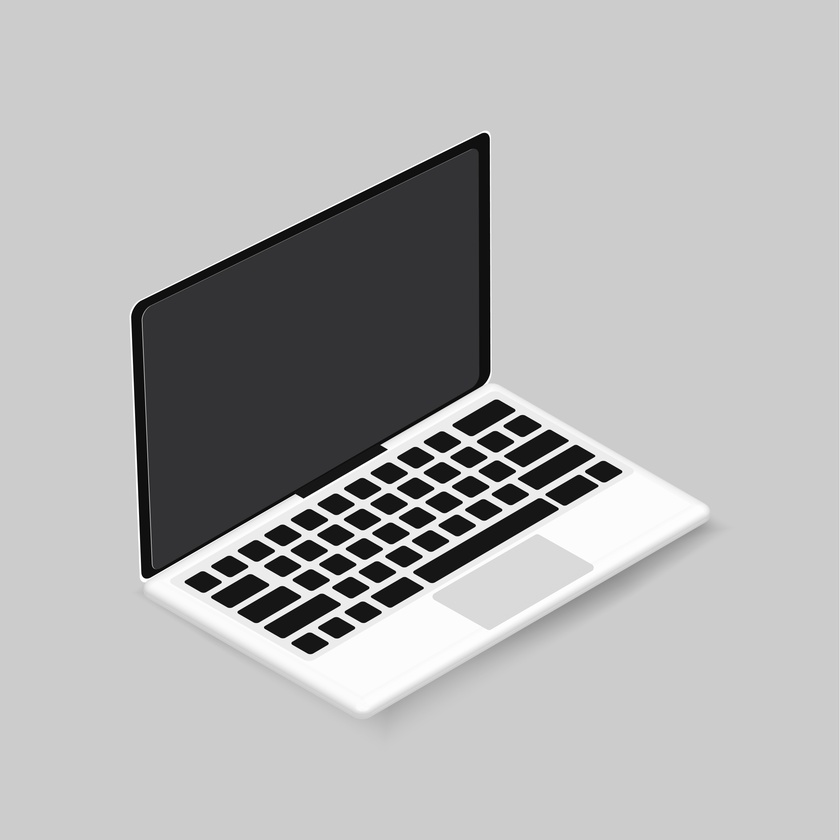
#> input picture AffinieTransformation/laptop_black.jpg, 840 x 840 px, shrunk from 4676 x 4675 before the run
$ jupyter execute --allow-errors 'affine transformation.ipynb'
#> lines starting #> are read from the running program, lines starting #| are printed output that depends on the picture; after the words box and inside, x2 and y2 are one past the last pixel; in counts of white or black regions, pixels touching at a corner belong together
### src/dataset.py
import os
import cv2
import numpy as np
import sys
sys.path.append('../')
from src.landmarks import Landmarks

def read_folder(path, images = 'images', labels = False, landmarks = False, n = None, RGB = False):
    items_paths = list(item.path for item in os.scandir(f'{path}/{images}'))
    images = {}
    if n is None:
        n = len(items_paths)
    for i in range(n):
        filename = os.path.basename(os.path.splitext(items_paths[i])[0])
        if RGB:
            img = cv2.cvtColor(cv2.imread(items_paths[i]), cv2.COLOR_BGR2RGB)
        else:
            img = cv2.imread(items_paths[i])
        images[filename] = {'img': img}
    if labels != False:
        for key in images:
            images[key]['labels'] = cv2.imread(f'{path}/{labels}/{key}.png')
    if landmarks != False:
        for key in images:
            with open(f'{path}/{landmarks}/{key}.txt') as f:
                landmark = [line.replace('\n', '').split(' ') for line in f][1:]
            images[key]['landmarks'] = Landmarks(np.array(landmark).astype(float))
    return images

### src/visualization.py
import matplotlib.pyplot as plt
from scipy.stats import pearsonr

def plot_img(image, ax = plt, title = None, alpha = 1, cmap=None):
    if type(cmap) == str:
        ax.imshow(image, alpha = alpha, cmap = cmap)
    else:
        ax.imshow(image, alpha = alpha)
    ax.axis('off')
    if title is not None:
        if ax == plt:
            plt.title(title)
        else:
            ax.set_title(title)


# [29 lines left out: functions plot_landmarks_color, plot_corr, plot_hist_with_component, not called in this run]

### AffinieTransformation/affine transformation.ipynb
[cell 1]
import cv2
import numpy as np
import matplotlib.pyplot as plt

[cell 2]
# read RGB image
img = cv2.cvtColor(cv2.imread('laptop_black.jpg'), cv2.COLOR_BGR2RGB)

# plot image
plt.imshow(img)
plt.axis('off')

[cell 3]
# Definie source triangle
A = [int(img.shape[1]/3), int(img.shape[0]/4)]
#> A = [280, 210]
B = [int(img.shape[1]*3/4), int(img.shape[0]/2)]
#> B = [630, 420]
C = [int(img.shape[1]/2), int(img.shape[0]/4*3)]
#> C = [420, 630]
src_anotation_label = ['A', 'B', 'C']
src_triangle = np.array([A, B, C])
#> src_triangle = [[280, 210], [630, 420], [420, 630]]

[cell 4]
def plot_triangle_with_labels(img, triangle, anotation_label, fill = True, ax = plt):

    # plot image
#> called with triangle = array of shape (3, 2), fill = True
    ax.imshow(img)

    # fill triangle
    if fill:
        ax.fill_between(np.concatenate((triangle[:,0], [triangle[:,0][0]])),
                         np.concatenate((triangle[:,1], [triangle[:,1][0]])), alpha = 0.5)

    # annotate triangle
    ax.scatter(triangle[:,0], triangle[:,1], color = 'tab:orange' )
    for i, txt in enumerate(anotation_label):
        ax.annotate(txt, (triangle[:,0][i], triangle[:,1][i]), bbox=dict(boxstyle='circle, pad=0.2', fc='white', alpha=0.7),)
    ax.axis('off')

[cell 5]
# plot source triangle
plot_triangle_with_labels(img, src_triangle, src_anotation_label)

[cell 6]
# Definie destination triangle
A_prim = [0, int(img.shape[0]/2)]
#> A_prim = [0, 420]
B_prim = [int(img.shape[1]*4/5), int(img.shape[0]/3)]
#> B_prim = [672, 280]
C_prim = [int(img.shape[1]/2), int(img.shape[0]*4/5)]
dst_anotation_label = ["A'", "B'","C'",]
dst_triangle = np.array([A_prim, B_prim, C_prim])

[cell 7]
# plot destination triangle
plot_triangle_with_labels(img, dst_triangle, dst_anotation_label)

[cell 8]
# Find the minimal up-right bounding rectangle for definted triangle
bounding_source_rectangle = cv2.boundingRect(np.float32([src_triangle]))

[cell 9]
bounding_source_rectangle

[cell 10]
# Find image bounded by bounding_rectangle
img_bounded_by_source_rectangle = img[bounding_source_rectangle[1]:bounding_source_rectangle[1] + bounding_source_rectangle[3],
                   bounding_source_rectangle[0]:bounding_source_rectangle[0] + bounding_source_rectangle[2]]
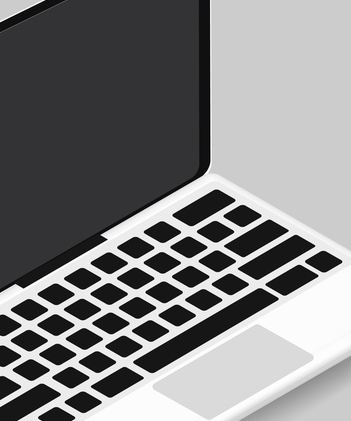
#> img_bounded_by_source_rectangle: shape (421, 351, 3); mean R, G, B 128.8, 128.8, 129.4

[cell 11]
# Because we will consider only bounding_rectangle possition, let's change triangle corridanates
src_triangle_in_bounding_rectangle = []
for i in range(0, 3):
    src_triangle_in_bounding_rectangle.append(((src_triangle[i][0] - bounding_source_rectangle[0]),
                                               (src_triangle[i][1] - bounding_source_rectangle[1])))

[cell 12]
# plot bounded image with source triangle
plot_triangle_with_labels(img_bounded_by_source_rectangle, np.array(src_triangle_in_bounding_rectangle), src_anotation_label)

[cell 13]
# create RGB mask of maxium size of bounding_rectangle.
src_mask = np.zeros((bounding_source_rectangle[3], bounding_source_rectangle[2], 3), dtype = np.float32)

# Fill triangle in mask
cv2.fillConvexPoly(src_mask, np.int32(src_triangle_in_bounding_rectangle), (1, 1, 1));
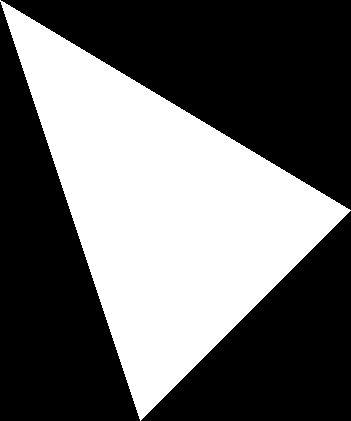
#> src_mask: shape (421, 351, 3) float32; values 0 (black) and 1 (white), 40.1% white; 1 white region, box (x1, y1, x2, y2) and area: (0, 0, 351, 421) 59291

[cell 14]
plt.imshow(src_mask)
plt.axis('off')

[cell 15]
# plot mask
bounded_triangle = (src_mask * img_bounded_by_source_rectangle).astype(int)
plot_triangle_with_labels(bounded_triangle, np.array(src_triangle_in_bounding_rectangle), src_anotation_label, fill = False)

[cell 16]
# Find bounded destination triangle

bounding_destination_rectangle = cv2.boundingRect(np.float32([dst_triangle]))
img_bounded_by_destination_rectangle = img[bounding_destination_rectangle[1]:bounding_destination_rectangle[1] + bounding_destination_rectangle[3],
                   bounding_destination_rectangle[0]:bounding_destination_rectangle[0] + bounding_destination_rectangle[2]]

dst_triangle_in_bounding_rectangle = []
for i in range(0, 3):
    dst_triangle_in_bounding_rectangle.append(((dst_triangle[i][0] - bounding_destination_rectangle[0]),
                                               (dst_triangle[i][1] - bounding_destination_rectangle[1])))

[cell 17]
# plot bounded image with destination triangle
plot_triangle_with_labels(img_bounded_by_destination_rectangle,
                          np.array(dst_triangle_in_bounding_rectangle), dst_anotation_label)

[cell 18]
# create RGB mask of maxium size of bounding_rectangle.
dst_mask = np.zeros((bounding_destination_rectangle[3], bounding_destination_rectangle[2], 3), dtype = np.float32)

# Fill triangle in mask
cv2.fillConvexPoly(dst_mask, np.int32(dst_triangle_in_bounding_rectangle), (1, 1, 1));
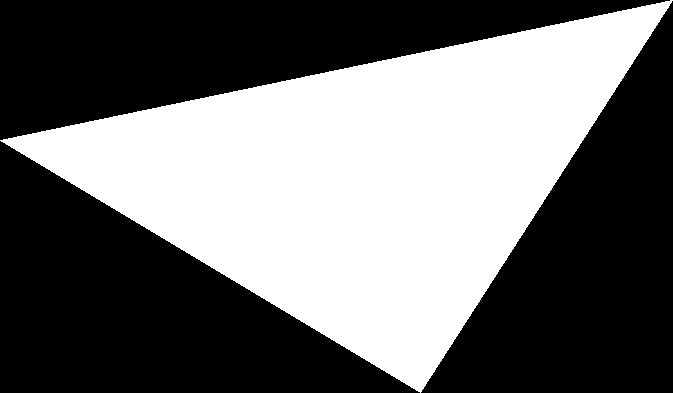
#> dst_mask: shape (393, 673, 3) float32; values 0 (black) and 1 (white), 43.4% white; 1 white region, box (x1, y1, x2, y2) and area: (0, 0, 673, 393) 114815

# plot mask
dst_bounded_triangle = (dst_mask * img_bounded_by_destination_rectangle).astype(int)
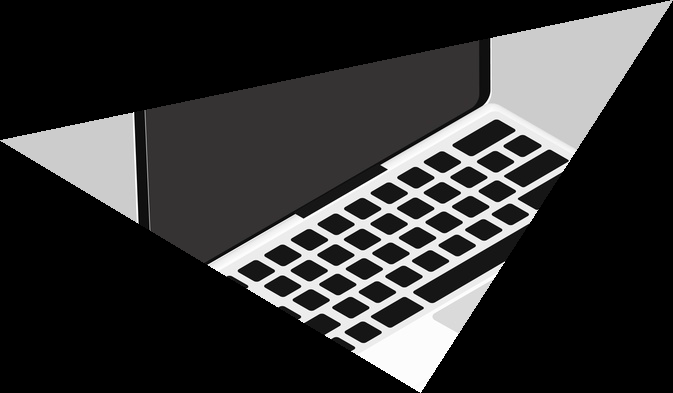
#> dst_bounded_triangle: shape (393, 673, 3) int64; mean of channels 0, 1, 2 51.1, 51.1, 51.4; drawn as B, G, R
plot_triangle_with_labels(dst_bounded_triangle, np.array(dst_triangle_in_bounding_rectangle), dst_anotation_label, fill = False)

[cell 19]
# define geometric transformation which preserves collinearity
def affine_transform(src_img, src_triangle, dst_triangle, size) :

    # find the affine transform.
#> called with size = (351, 421)
    warpMat = cv2.getAffineTransform( np.array(src_triangle).astype(np.float32), np.array(dst_triangle).astype(np.float32) )

    # apply the Affine Transform
    output_img = cv2.warpAffine( src_img, warpMat, (size[0], size[1]))

    return output_img

[cell 20]
# transform source triangle into destination triangle
warpImage_dest_to_src = affine_transform(img_bounded_by_destination_rectangle,
                                  dst_triangle_in_bounding_rectangle,
                                  src_triangle_in_bounding_rectangle,
                                  (bounding_source_rectangle[2], bounding_source_rectangle[3]))

[cell 21]
# plot transformed triangle
plot_triangle_with_labels((warpImage_dest_to_src * src_mask).astype(int),
                          np.array(src_triangle_in_bounding_rectangle),
                          src_anotation_label, fill = False)

[cell 22]
# transform destination triangle into source triangle
warpImage_src_to_dest = affine_transform(img_bounded_by_source_rectangle,
                                  src_triangle_in_bounding_rectangle,
                                  dst_triangle_in_bounding_rectangle,
                                  (bounding_destination_rectangle[2], bounding_destination_rectangle[3]))

[cell 23]
# plot transformed triangle
plot_triangle_with_labels((warpImage_src_to_dest * dst_mask).astype(int),
                          np.array(dst_triangle_in_bounding_rectangle),
                          dst_anotation_label, fill = False)

[cell 24]
# to concatenate two images, first lets copy original image to not overwrite it.
concatenated_img = img.copy()

# concatenate two images - replace source_rectangle with warpImage_dest_to_src, to replaced only triangle -- use src_mask
concatenated_img[bounding_source_rectangle[1]:bounding_source_rectangle[1] + bounding_source_rectangle[3],
                 bounding_source_rectangle[0]:bounding_source_rectangle[0] + bounding_source_rectangle[2]]  = img_bounded_by_source_rectangle * ( 1 - src_mask ) + warpImage_dest_to_src * src_mask
#> concatenated_img: shape (840, 840, 3); mean R, G, B 179.2, 179.2, 179.4

[cell 25]
# Results
# We transform A', B', C' to A, B, C
f, ax = plt.subplots(1,2)
plot_triangle_with_labels(img, dst_triangle, dst_anotation_label, ax = ax[0])
plot_triangle_with_labels(concatenated_img, src_triangle, src_anotation_label, fill = False , ax = ax[1])

[cell 26]
# sometimes we would like to overlap transformed triangle, that means
# we do not want use only created warpImage_dest_to_src, but also original original_bounded_img

# definie alpha which allows you to see both
alpha = 0.5

overlapping_img = ((1.0 - alpha) * (img_bounded_by_source_rectangle * src_mask.astype(int) ) + alpha * warpImage_dest_to_src * src_mask).astype(int)

[cell 27]
# plot overlapping img
plot_triangle_with_labels(overlapping_img,
                          np.array(src_triangle_in_bounding_rectangle),
                          src_anotation_label, fill = False , ax = plt)

[cell 28]
# of course we can transform one image to another, to do that we will definie transform_triangle funtion

def transform_triangle(img1, img2, concatenated_img, src_triangle, dst_triangle, alpha = 0.5):
    # Find the minimal up-right bounding rectangle for both triangles
    bounding_source_rectangle = cv2.boundingRect(np.float32([src_triangle]))
    bounding_destination_rectangle = cv2.boundingRect(np.float32([dst_triangle]))

    # Find image bounded by bounding_rectangle
    img_bounded_by_source_rectangle = img1[bounding_source_rectangle[1]:bounding_source_rectangle[1] + bounding_source_rectangle[3],
                   bounding_source_rectangle[0]:bounding_source_rectangle[0] + bounding_source_rectangle[2]]
    img_bounded_by_destination_rectangle = img2[bounding_destination_rectangle[1]:bounding_destination_rectangle[1] + bounding_destination_rectangle[3],
                   bounding_destination_rectangle[0]:bounding_destination_rectangle[0] + bounding_destination_rectangle[2]]


    # Because we will consider only bounded rectangles possition, let's change triangles corridanates
    src_triangle_in_bounding_rectangle = []
    dst_triangle_in_bounding_rectangle = []

    for i in range(0, 3):
        src_triangle_in_bounding_rectangle.append(((src_triangle[i][0] - bounding_source_rectangle[0]),
                                                   (src_triangle[i][1] - bounding_source_rectangle[1])))
        dst_triangle_in_bounding_rectangle.append(((dst_triangle[i][0] - bounding_destination_rectangle[0]),
                                               (dst_triangle[i][1] - bounding_destination_rectangle[1])))

    # create RGB mask of maxium size of bounding_rectangle.
    src_mask = np.zeros((bounding_source_rectangle[3], bounding_source_rectangle[2], 3), dtype = np.float32)

    # Fill triangle in mask
    cv2.fillConvexPoly(src_mask, np.int32(src_triangle_in_bounding_rectangle), (1, 1, 1));

    # define bounded triangle
    bounded_triangle = (src_mask * img_bounded_by_source_rectangle).astype(int)

    # transform source triangle into destination triangle
    warpImage_dest_to_src = affine_transform(img_bounded_by_destination_rectangle,
                                  dst_triangle_in_bounding_rectangle,
                                  src_triangle_in_bounding_rectangle,
                                  (bounding_source_rectangle[2], bounding_source_rectangle[3]))

    # create overlapping img
    overlapping_img = ((1.0 - alpha) * (img_bounded_by_source_rectangle ) + alpha * warpImage_dest_to_src).astype(int)

    # concatenate two images - replace source_rectangle with warpImage_dest_to_src, to replaced only triangle -- use src_mask
    concatenated_img[bounding_source_rectangle[1]:bounding_source_rectangle[1] + bounding_source_rectangle[3],
                     bounding_source_rectangle[0]:bounding_source_rectangle[0] + bounding_source_rectangle[2]]  = img_bounded_by_source_rectangle * ( 1 - src_mask ) + overlapping_img * src_mask

    return concatenated_img, warpImage_dest_to_src

[cell 29]
img1 = cv2.cvtColor(cv2.imread('laptop_black.jpg'), cv2.COLOR_BGR2RGB)
img2 = cv2.cvtColor(cv2.imread('laptop_pink.jpg'), cv2.COLOR_BGR2RGB)
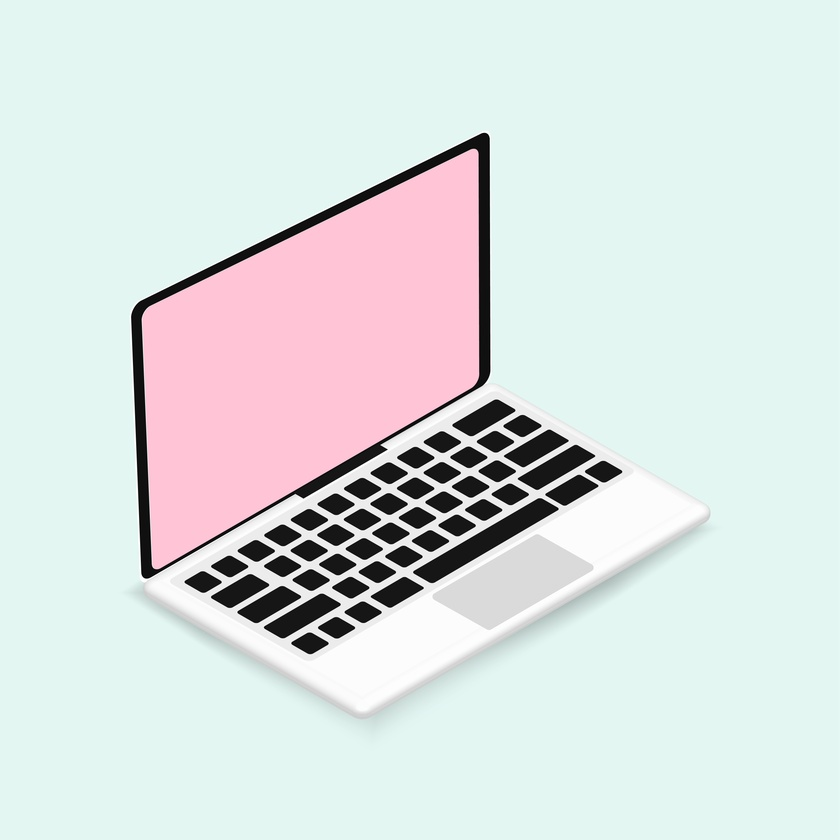
#> input picture AffinieTransformation/laptop_pink.jpg, 840 x 840 px, shrunk from 4676 x 4675 before the run

[cell 30]
# Definie source triangle
A = [int(img.shape[1]/3), int(img.shape[0]/4)]
B = [int(img.shape[1]*3/4), int(img.shape[0]/2)]
C = [int(img.shape[1]/2), int(img.shape[0]/4*3)]
src_anotation_label = ['A', 'B', 'C']
src_triangle = np.array([A, B, C])

[cell 31]
# Definie destination triangle
A_prim = [0, int(img.shape[0]/2)]
B_prim = [int(img.shape[1]*4/5), int(img.shape[0]/3)]
C_prim = [int(img.shape[1]/2), int(img.shape[0]*4/5)]
dst_anotation_label = ["A'", "B'","C'",]
dst_triangle = np.array([A_prim, B_prim, C_prim])

[cell 32]
concatenated_img, warpImage_dest_to_src = transform_triangle(img1, img2, img1.copy(), src_triangle, dst_triangle, alpha = 0.5)
#> in transform_triangle, `img_bounded_by_destination_rectangle = img2[bounding_destination_recta..`:
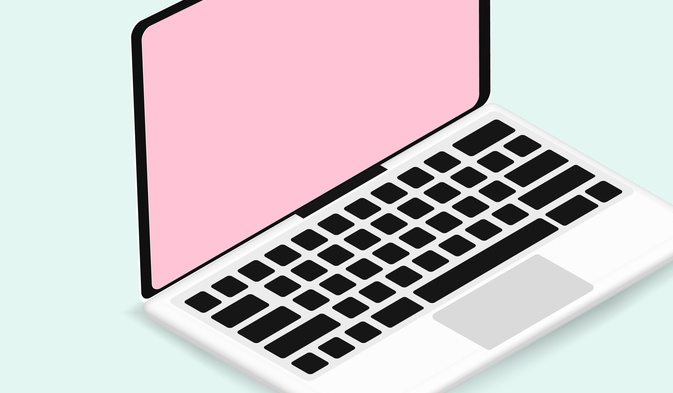
#> img_bounded_by_destination_rectangle: shape (393, 673, 3); mean R, G, B 207.4, 200.1, 203
#> call 3 of affine_transform, with size = (351, 421)
#> in affine_transform (call 3), `output_img = cv2.warpAffine( src_img, warpMat, (size[0], size[1]))`:
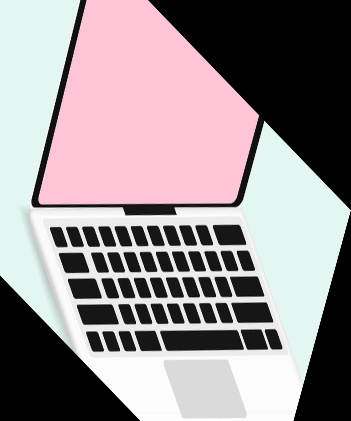
#> output_img: shape (421, 351, 3); mean R, G, B 151.9, 142.7, 145.8
#> in transform_triangle, `overlapping_img = ((1.0 - alpha) * (img_bounded_by_source_rectangle ) ..`:
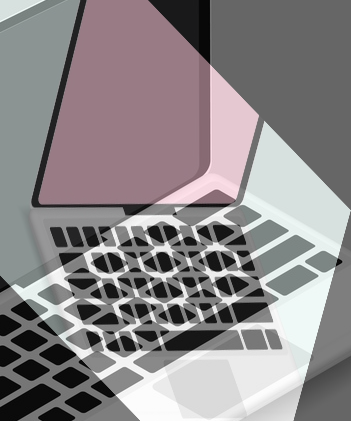
#> overlapping_img: shape (421, 351, 3) int64; mean R, G, B 140.2, 135.5, 137.4

[cell 33]
# We transform A', B', C' (img2) to A, B, C (img1)
f, ax = plt.subplots(1,3)
plot_triangle_with_labels(img1, src_triangle, src_anotation_label, ax = ax[0])
plot_triangle_with_labels(img2, dst_triangle, dst_anotation_label, ax = ax[1])
plot_triangle_with_labels(concatenated_img, src_triangle, src_anotation_label, fill = False, ax = ax[2])
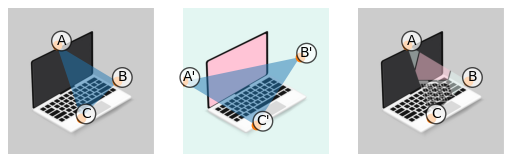
#> figure drawn by matplotlib, 3 panels

# lET'S CHECK HOW AFFINE TRANSFORMATION WORKS ON laPa DATASET :)

[cell 34]
# import nessesary library

[cell 35]
import sys
sys.path.append('../')
from src.dataset import read_folder
from src.visualization import plot_img

[cell 36]
from ipynb.fs.full.triangulation import plot_landmarks_triplot
#

[cell 37]
# reload example images

[cell 38]
# define Path
PATH = '../LaPa/examples'

#> (a cell that did not finish here is left out)


[cell 40]
# Let's import example a mesh composed of triangles (it has been created in ../Triangulation/triangulation.ipynb)
import pickle as pkl
with open('../Triangulation/symmetrical_traingles.pkl','rb') as f:
#> (reads Triangulation/symmetrical_traingles.pkl from the repository)
    symmetrical_traingles = pkl.load(f)

[cell 41]
# let's choose two images
first_example_img = '7062399801_2' # first image is a base
second_example_img =  '7797532000_0' # second image presents person which will be transform into first person

#> (a cell that did not finish here is left out)

[cell 43]
# transform [29,  80,  63] triangle from img2 to img1 with alpha = 1
concatenated_img, warpImage_dest_to_src = transform_triangle(img1, img2, img1.copy(), src_triangle, dst_triangle, alpha = 1)
#> call 2 of transform_triangle, with src_triangle = array of shape (3, 2), dst_triangle = array of shape (3, 2), alpha = 1
#> in transform_triangle (call 2), `concatenated_img[bounding_source_rectangle[1]:bounding_source_rectangl..`:
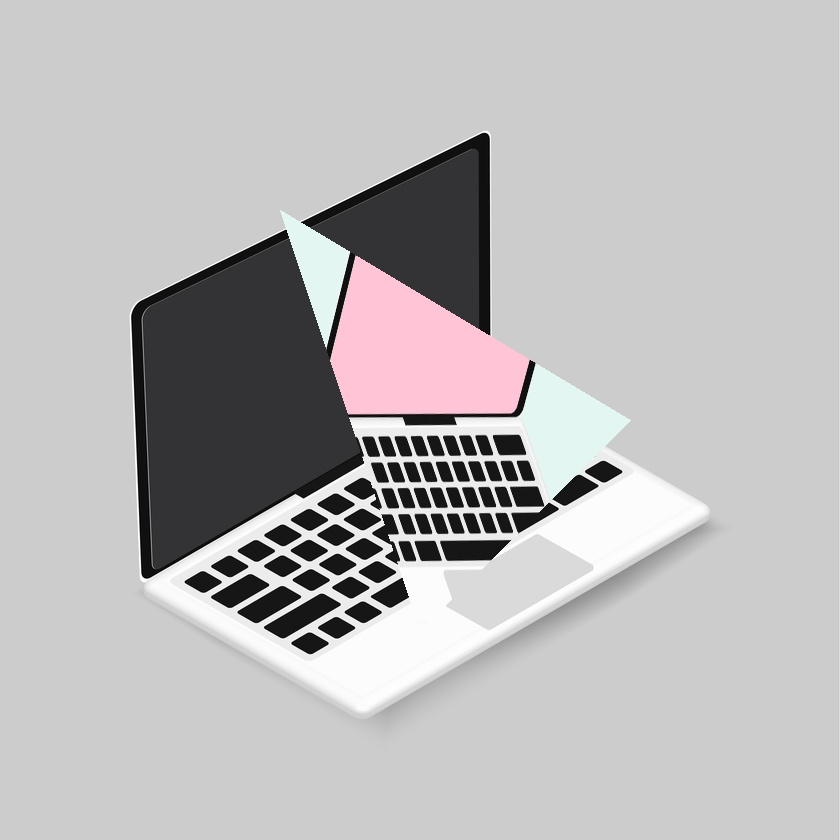
#> concatenated_img: shape (840, 840, 3); mean R, G, B 185.5, 184.1, 184.7

[cell 44]
def plot_triplot_ax(example_img, ax, symmetrical_traingles, red_triangle = False):
